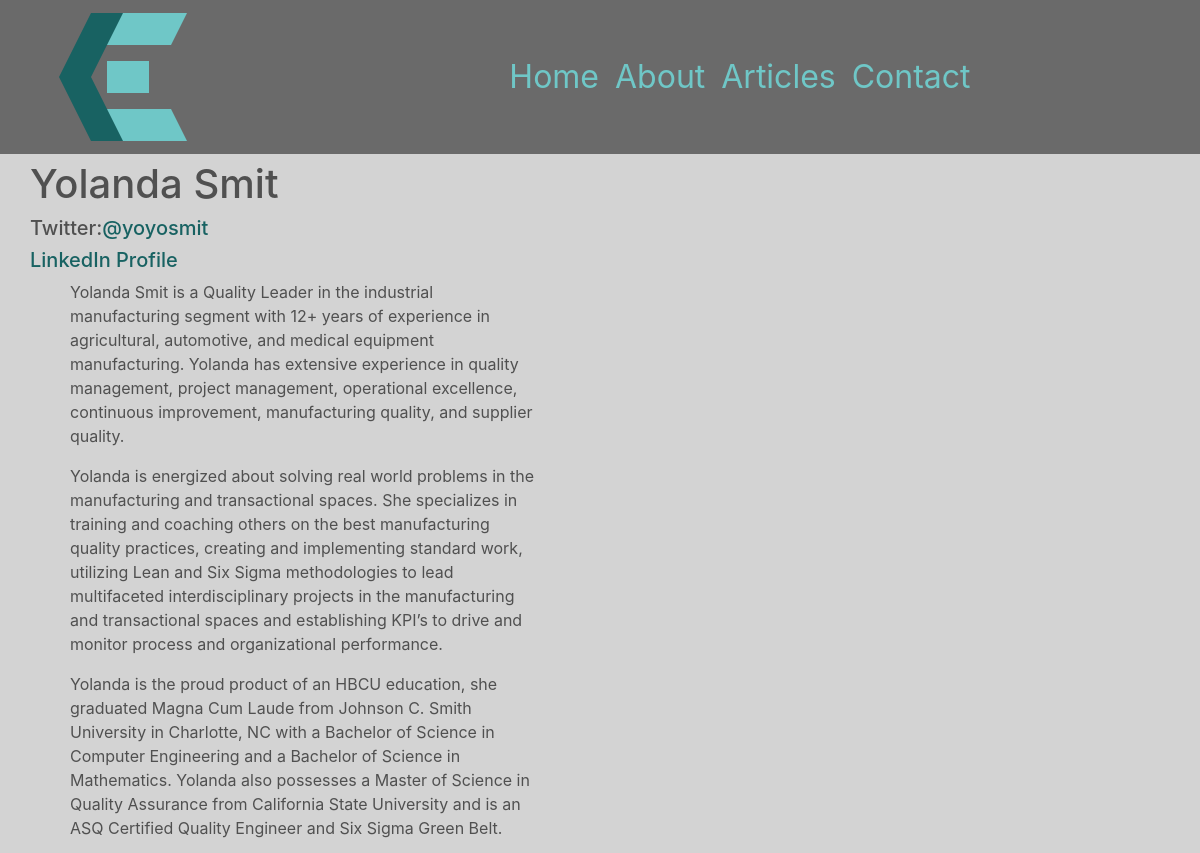
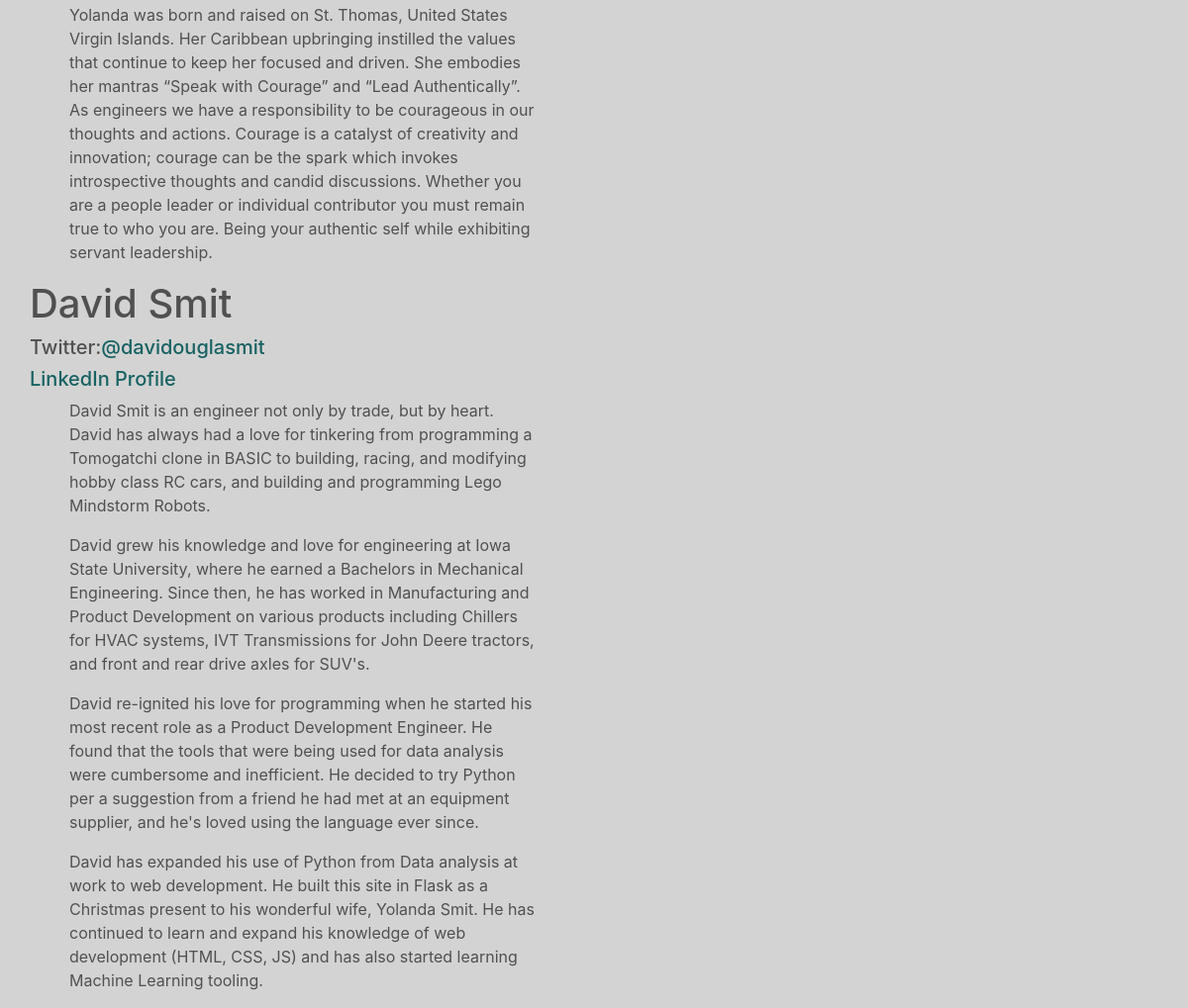
/about, run on the app's committed database (2 pictures, top to bottom).
### chrissmit/services/db_models.py (models this page shows, shortened)
class User(db.Model, UserMixin):
    id = db.Column(db.Integer, primary_key=True, )
    authorization_level = db.Column(db.String(60), nullable=False, )
    linkedin = db.Column(db.String(100),)
    full_name = db.Column(db.String(45), unique=False, nullable=False,)
    twitter_handle = db.Column(db.String(20), unique=True, nullable=True,)
    email = db.Column(db.String(120), unique=True, nullable=False, )
    image_file = db.Column(db.String(20), nullable=False, default='default.svg', )
    password = db.Column(db.String(60), nullable=False, )
    articles = db.relationship('Article', backref='author', lazy=True)
    edits = db.relationship('ArticleEdits', backref='author', lazy=True)
    content = db.Column(db.Text, nullable=False)

### chrissmit/views/navigation_views.py (the view)
@blueprint.route('/about')
def about():
    recent_articles = article.get_last(4)
    authors = profile.get_all()
    return render_template(
        template_name_or_list='navigation/about.html',
        recent_articles=recent_articles,
        authors=authors,
    )

### chrissmit/services/article.py (called while the page is built)
def get_last(number=4, desc=True):
    full_article = full_article_data()
    if desc:
        return full_article.filter(Article.is_released==True).order_by(Article.posted.desc()).limit(number).all()
    return full_article.filter(Article.is_released==True).limit(number).all()

def full_article_data():
    fields = full_data_fields()
    return fields.join(
        ArticleEdits,
        Article.current_edit_id == ArticleEdits.id,
    ).join(
        User,
        Article.author_id == User.id
    )

def full_data_fields():
    return db.session.query(
        ArticleEdits.id,
        ArticleEdits.article_id,
        Article.posted,
        Article.edited,
        Article.is_released,
        Article.author_id,
        Article.current_edit_id,
        ArticleEdits.title,
        ArticleEdits.preview,
        ArticleEdits.content,
        ArticleEdits.image_file,
        ArticleEdits.user_id,
        ArticleEdits.is_edited,
        ArticleEdits.is_ready_for_release,
        ArticleEdits.edited,
        Article.author_id,
        User.full_name,
    )

### chrissmit/services/profile.py (called while the page is built)
def get_all():
    return User.query.all()

### chrissmit/templates/navigation/about.html (shortened to what this page needs)
{% extends "shared/_layout.html" %}
{% block main_content %}
    {% if authors %}
        {% for author in authors %}
            <div class="row">
                <h1>{{ author.full_name }}</h1>
            </div>
            <div class="row">
                <h5>Twitter:<a href="https://www.twitter.com/{{ author.twitter_handle }}">{{ author.twitter_handle }}</a></h5>
            </div>
            <div class="row">
                <h5><a href="{{ author.linkedin }}">LinkedIn Profile</a></h5>
            </div>
            <div class="row">
                <div class="col-lg-7">
                    {% for paragraph in author.content.split('</p>') %}
                        <p >
                            {{ paragraph }}
                        </p>
                    {% endfor %}
                </div>
                <div class="col-lg-4">
                </div>
            </div>
        {% endfor %}
    {%  endif %}
{% endblock %}

### chrissmit/static/css/site.css (style rules this page uses)
:root { --backgroundColor: lightgrey; --primaryFontColor: rgba(80,80,80,1); --navBackgroundColor: rgba(80,80,80,0.8); --navDropDownBackgroundColor: rgba(80,80,80,0.6); --navDropDownText: lightgrey; --lightAccent: #6FC7C7; --darkAccent: #186262; }
html { background-color: var(--backgroundColor); }
body { background-color: var(--backgroundColor); }
h1 { color: var(--primaryFontColor); }
p { padding-left: 25px; padding-right: 25px; }
a { color: var(--darkAccent); }

### data on the page
User: full_name "Yolanda Smit", twitter_handle "@yoyosmit", paragraph "Yolanda Smit is a Quality Leader in the industrial manufacturing segment with 12+ years of experience in agricultural, automotive, and medical equipment manufacturing. Yolanda has extensive experience in quality management, project management, operational excellence, continuous improvement, manufacturing quality, and supplier quality." "Yolanda is energized about solving real world problems in the manufacturing and transactional spaces. She specializes in training and coaching others on the best manufacturing quality practices, creating and implementing standard work, utilizing Lean and Six Sigma methodologies to lead multifaceted interdisciplinary projects in the manufacturing and transactional spaces and establishing KPI’s to drive and monitor process and organizational performance." "Yolanda is the proud product of an HBCU education, she graduated Magna Cum Laude from Johnson C. Smith University in Charlotte, NC with a Bachelor of Science in Computer Engineering and a Bachelor of Science in Mathematics. Yolanda also possesses a Master of Science in Quality Assurance from California State University and is an ASQ Certified Quality Engineer and Six Sigma Green Belt." "Yolanda was born and raised on St. Thomas, United States Virgin Islands. Her Caribbean upbringing instilled the values that continue to keep her focused and driven. She embodies her mantras “Speak with Courage” and “Lead Authentically”. As engineers we have a responsibility to be courageous in our thoughts and actions. Courage is a catalyst of creativity and innovation; courage can be the spark which invokes introspective thoughts and candid discussions. Whether you are a people leader or individual contributor you must remain true to who you are. Being your authentic self while exhibiting servant leadership."
User: full_name "David Smit", twitter_handle "@davidouglasmit", paragraph "David Smit is an engineer not only by trade, but by heart. David has always had a love for tinkering from programming a Tomogatchi clone in BASIC to building, racing, and modifying hobby class RC cars, and building and programming Lego Mindstorm Robots." "David grew his knowledge and love for engineering at Iowa State University, where he earned a Bachelors in Mechanical Engineering. Since then, he has worked in Manufacturing and Product Development on various products including Chillers for HVAC systems, IVT Transmissions for John Deere tractors, and front and rear drive axles for SUV's." "David re-ignited his love for programming when he started his most recent role as a Product Development Engineer. He found that the tools that were being used for data analysis were cumbersome and inefficient. He decided to try Python per a suggestion from a friend he had met at an equipment supplier, and he's loved using the language ever since." "David has expanded his use of Python from Data analysis at work to web development. He built this site in Flask as a Christmas present to his wonderful wife, Yolanda Smit. He has continued to learn and expand his knowledge of web development (HTML, CSS, JS) and has also started learning Machine Learning tooling."
